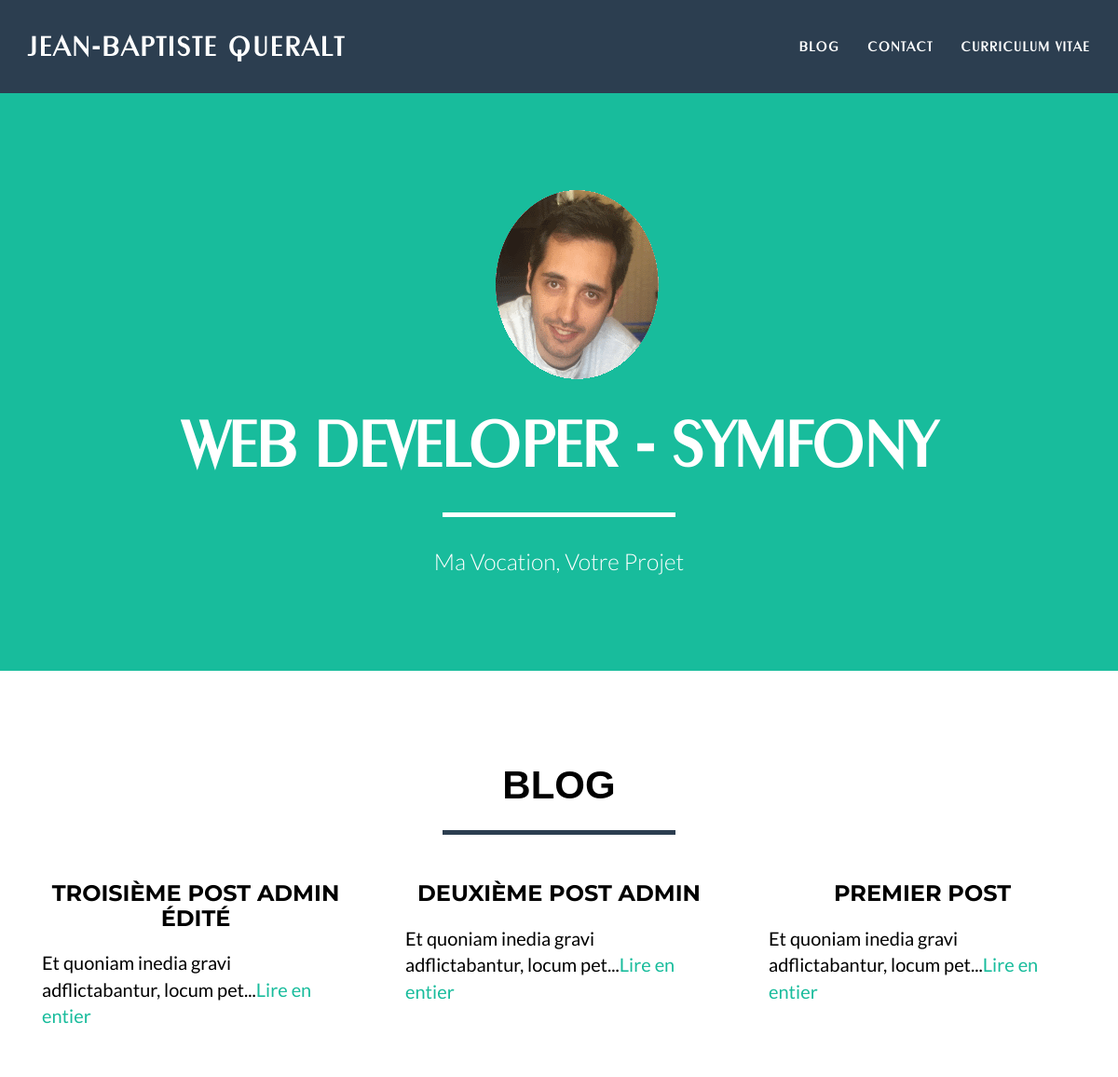
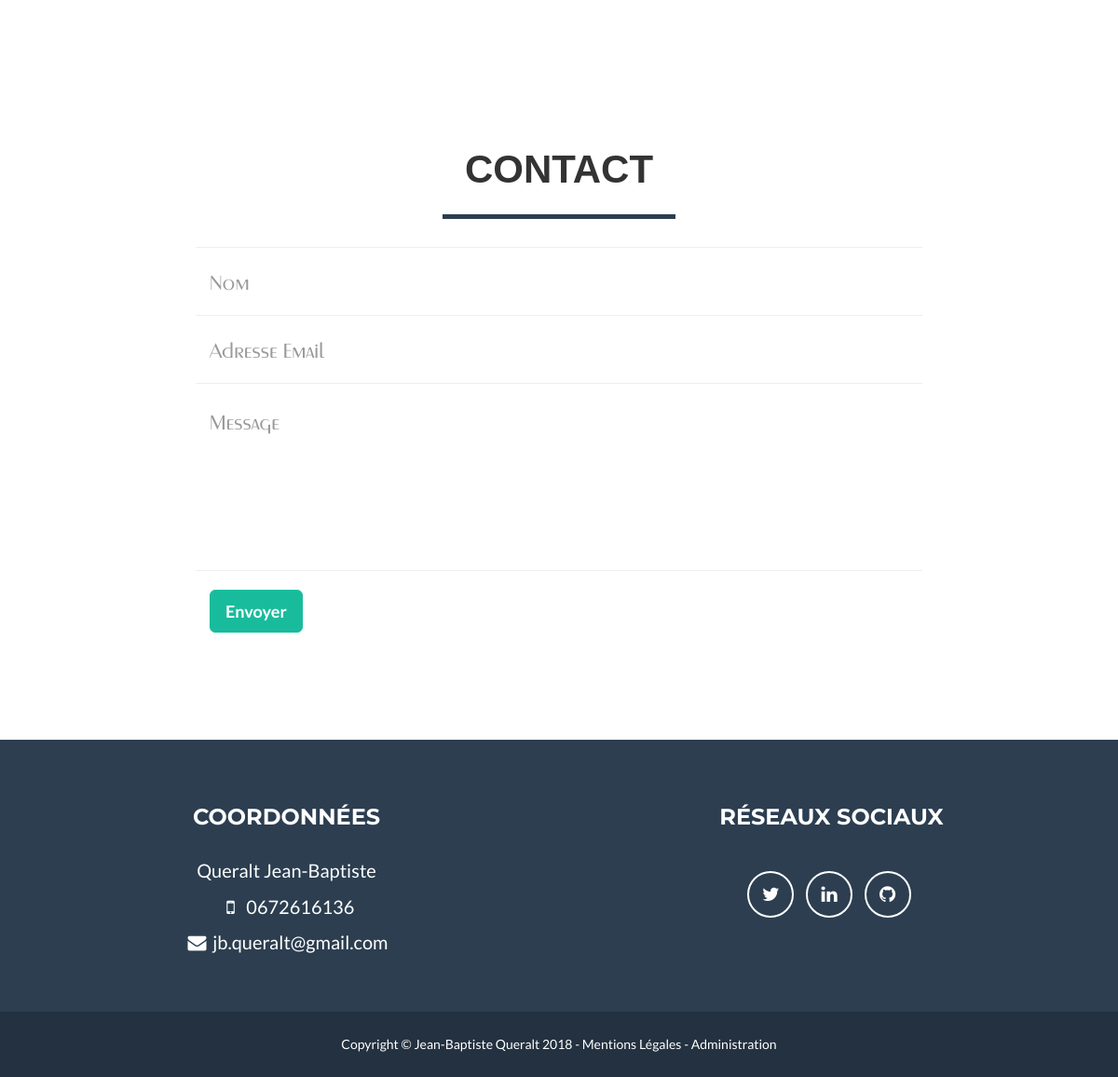
The app's page /view/index.php with its own data (2 pictures, top to bottom).
### tables this page shows
CREATE TABLE IF NOT EXISTS `post` (
  `id` int(11) NOT NULL AUTO_INCREMENT,
  `user_id` int(11) NOT NULL,
  `title` varchar(200) NOT NULL,
  `content` text NOT NULL,
  `post_date` datetime NOT NULL,
  `edit_date` datetime DEFAULT NULL,
  `edit_author` varchar(25) DEFAULT NULL,
  PRIMARY KEY (`id`)
);

### model/PostManager.php (called while the page is built, shortened)
<?php
class PostManager extends Manager
{
    public function getLastSummaries()
    {
        $db = $this->dbConnect();
        $req = $db->query('SELECT id, title, post_date, content FROM post ORDER BY post_date DESC LIMIT 0, 3');
        $summaries = $req->fetchAll();
        return $summaries;
    }
}

### controller/controller.php (called while the page is built, shortened)
<?php
require_once('../model/PostManager.php');
function listSummaries()
{
    $postManager = new Model\PostManager();
    $summaries = $postManager->getLastSummaries();
    return $summaries;
}

### view/index.php (the view, shortened to what this page needs)
<?php
require('../controller/controller.php');
include("../view/header.php");
$summaries = listSummaries();
?>
<header>
    <div class="container">
        <div class="row">
            <div class="col-lg-12">
                <img class="img-responsive" src="../img/profilejbq3.png" alt="">
                <div class="intro-text">
                    <span class="name">Web Developer - Symfony</span>
                    <hr class="star-primary">
                    <span class="skills">Ma Vocation, Votre Projet</span>
                </div>
            </div>
        </div>
    </div>
</header>
<section class="success" id="about">
    <div class="container">
        <div class="row">
            <div class="col-lg-12 text-center">
                <h2>Blog</h2>
                <hr class="star-light">
            </div>
        </div>
        <div class="row">
            <?php
            foreach ($summaries as $summary) :
                $shortContent = substr($summary['content'], 0, 150);
            ?>
                <div class="col-lg-4">
                    <div class="col-lg-12 text-center">
                        <h3><?= isset($summary['title'])? htmlspecialchars($summary['title']) :'title' ?></h3>
                    </div>
                    <div class="col-lg-12">
                        <p><?= isset($summary['content'])? nl2br($shortContent).'...'.'<a href="article.php?id='.$summary['id'].'">Lire en entier</a>' : 'void' ?></p>
                    </div>
                </div>
            <?php endforeach; ?>
        </div>
    </div>
</section>
<section id="contact">
    <div class="container">
        <div class="row">
            <div class="col-lg-12 text-center">
                <h2>Contact</h2>
                <hr class="star-light">
            </div>
        </div>
        <div class="row">
            <div class="col-lg-8 col-lg-offset-2">
                <form name="sentMessage" id="contactForm" novalidate>
                    <div class="row control-group">
                        <div class="form-group col-xs-12 floating-label-form-group controls">
                            <input type="text" class="form-control" placeholder="Nom" id="name" required data-validation-required-message="Merci d'entrer votre nom.">
                        </div>
                    </div>
                    <div class="row control-group">
                        <div class="form-group col-xs-12 floating-label-form-group controls">
                            <input type="email" class="form-control" placeholder="Adresse Email" id="email" required data-validation-required-message="Veuillez entrer votre adresse mail">
                        </div>
                    </div>
                    <div class="row control-group">
                        <div class="form-group col-xs-12 floating-label-form-group controls">
                            <textarea rows="5" class="form-control" placeholder="Message" id="message" required data-validation-required-message="Merci d'écrire un message."></textarea>
                        </div>
                    </div>
                    <br>
                    <div class="row">
                        <div class="form-group col-xs-12">
                            <button type="submit" class="btn btn-success btn-lg">Envoyer</button>
                        </div>
                    </div>
                </form>
            </div>
        </div>
    </div>
</section>
<?php
include("../view/footer.php");
?>

### css/freelancer.css (style rules this page uses)
body { font-family: 'Lato', 'Helvetica Neue', Helvetica, Arial, sans-serif; overflow-x: hidden; }
p { font-size: 20px; }
a, a:hover, a:focus, a:active, a.active { color: #18BC9C; outline: none; }
h1, h2, h3, h4, h5, h6 { font-family: "Montserrat", "Helvetica Neue", Helvetica, Arial, sans-serif; text-transform: uppercase; font-weight: 700; }
hr.star-light, hr.star-primary { padding: 0; border: none; border-top: solid 5px; text-align: center; max-width: 250px; margin: 25px auto 30px; }
hr.star-light:after, hr.star-primary:after { content: "\f005"; font-family: FontAwesome; display: inline-block; position: relative; top: -0.8em; font-size: 2em; padding: 0 0.25em; }
hr.star-light { border-color: #2C3E50; }
hr.star-light:after { background-color: #18BC9C; color: white; }
hr.star-primary { border-color: white; }
hr.star-primary:after { background-color: white; color: #2C3E50; }
header { text-align: center; background: #18BC9C; color: white; }
header .container { padding-top: 100px; padding-bottom: 50px; }
header img { display: block; margin: 0 auto 20px; }
header .intro-text .name { display: block; font-family: "Pen", Helvetica, Arial, sans-serif; text-transform: uppercase; font-weight: 700; font-size: 2em; }
header .intro-text .skills { font-size: 1.25em; font-weight: 300; }
@media (min-width: 768px) { header .container { padding-top: 200px; padding-bottom: 100px; } }
@media (min-width: 768px) { header .intro-text .name { font-family: "Pen", Helvetica, sans-serif; font-size: 4.75em; } }
@media (min-width: 768px) { header .intro-text .skills { font-size: 1.75em; } }
section { padding: 100px 0; }
section h2 { font-family: sans-serif; margin: 0; font-size: 3em; }
section.success { color: black; }
.floating-label-form-group { position: relative; margin-bottom: 0; padding-bottom: 0.5em; border-bottom: 1px solid #eeeeee; }
.floating-label-form-group input, .floating-label-form-group textarea { z-index: 1; position: relative; padding-right: 0; padding-left: 0; border: none; border-radius: 0; font-size: 1.5em; background: none; box-shadow: none; resize: none; font-family: "Pen", sans-serif; }
form .row:first-child .floating-label-form-group { border-top: 1px solid #eeeeee; }
.btn-success { color: white; background-color: #18BC9C; border-color: #18BC9C; font-weight: 700; }

### records on screen
post: title "TROISIÈME POST ADMIN ÉDITÉ", content "Et quoniam inedia gravi adflictabantur, locum pet"
post: title "DEUXIÈME POST ADMIN", content "Et quoniam inedia gravi adflictabantur, locum pet"
post: title "PREMIER POST", content "Et quoniam inedia gravi adflictabantur, locum pet"
